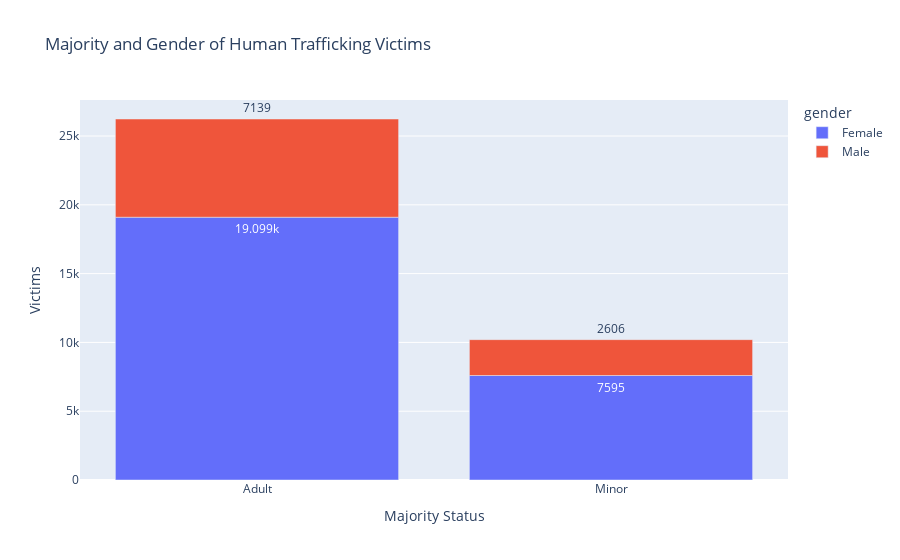

The notebook cell this image was saved under:
### Code cell
fig = px.bar(data_bar_mg, x="majorityStatus", y="Victims", color="gender", 
            title="Majority and Gender of Human Trafficking Victims",
            labels={'majorityStatus':'Majority Status'})
fig.update_traces(texttemplate='%{value}', textposition='outside')
fig.update_layout(hovermode='x')
fig.show()

### Figure 1 — Plotly figure (JSON) as saved in the notebook; plotly's stock layout.template omitted (floating-point values rounded to 4 significant figures)
{"data": [{"alignmentgroup": "True", "hovertemplate": "gender=Female<br>Majority Status=%{x}<br>Victims=%{y}<extra></extra>", "legendgroup": "Female", "marker": {"color": "#636efa", "pattern": {"shape": ""}}, "name": "Female", "offsetgroup": "Female", "orientation": "v", "showlegend": true, "textposition": "outside", "x": ["Adult", "Minor"], "xaxis": "x", "y": [19099, 7595], "yaxis": "y", "type": "bar", "texttemplate": "%{value}"}, {"alignmentgroup": "True", "hovertemplate": "gender=Male<br>Majority Status=%{x}<br>Victims=%{y}<extra></extra>", "legendgroup": "Male", "marker": {"color": "#EF553B", "pattern": {"shape": ""}}, "name": "Male", "offsetgroup": "Male", "orientation": "v", "showlegend": true, "textposition": "outside", "x": ["Adult", "Minor"], "xaxis": "x", "y": [7139, 2606], "yaxis": "y", "type": "bar", "texttemplate": "%{value}"}], "layout": {"xaxis": {"anchor": "y", "domain": [0, 1], "title": {"text": "Majority Status"}, "type": "category", "range": [-0.5, 1.5], "autorange": true}, "yaxis": {"anchor": "x", "domain": [0, 1], "title": {"text": "Victims"}, "type": "linear", "range": [0, 27620.0], "autorange": true}, "legend": {"title": {"text": "gender"}, "tracegroupgap": 0}, "title": {"text": "Majority and Gender of Human Trafficking Victims"}, "barmode": "relative", "hovermode": "x", "autosize": true}}
